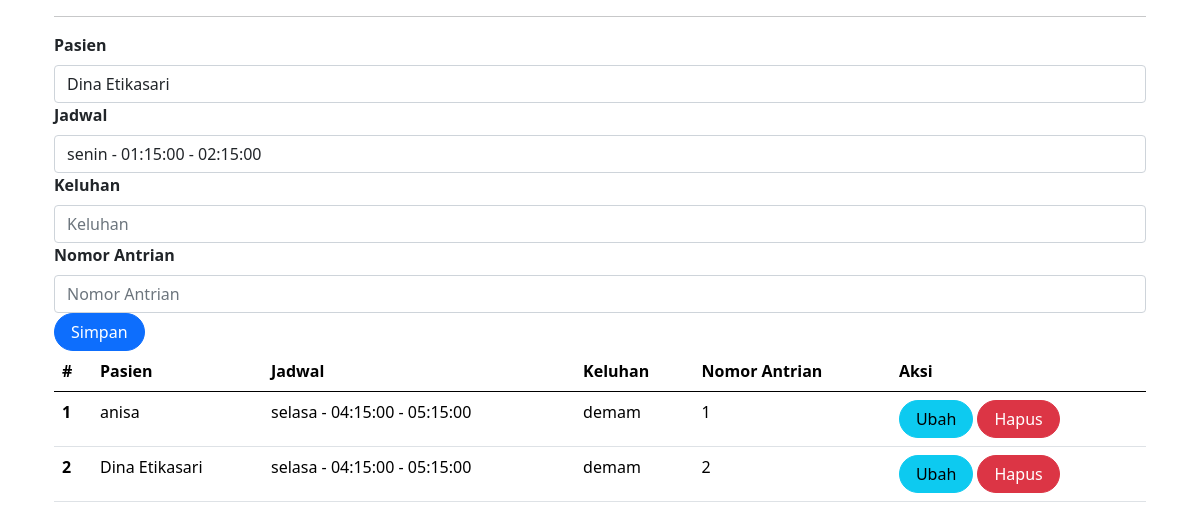
The app's page /pasien/daftar_poli.php (signed in) with its own data.
### tables this page shows
CREATE TABLE `daftar_poli` (
  `id` int(11) UNSIGNED NOT NULL,
  `id_pasien` int(11) UNSIGNED NOT NULL,
  `id_jadwal` int(11) UNSIGNED NOT NULL,
  `keluhan` text NOT NULL,
  `no_antrian` int(11) UNSIGNED NOT NULL
);

CREATE TABLE `pasien` (
  `id` int(10) UNSIGNED NOT NULL,
  `nama` varchar(255) DEFAULT NULL,
  `alamat` varchar(255) DEFAULT NULL,
  `no_ktp` varchar(255) NOT NULL,
  `no_hp` varchar(50) DEFAULT NULL,
  `no_rm` varchar(25) NOT NULL
);

CREATE TABLE `jadwal_periksa` (
  `id` int(11) UNSIGNED NOT NULL,
  `id_dokter` int(11) UNSIGNED NOT NULL,
  `hari` enum('senin','selasa','rabu','kamis','jumat') NOT NULL,
  `jam_mulai` time NOT NULL,
  `jam_selesai` time NOT NULL
);

### pasien/daftar_poli.php (the view, shortened to what this page needs)
<?php
include_once("koneksi.php");
?>
<!DOCTYPE html>
<html lang="en">
<head>
    <link rel="stylesheet" href="assets/css/bootstrap.css">
    <link href="https://cdn.jsdelivr.net/npm/bootstrap@5.0.2/dist/css/bootstrap.min.css"
        rel="stylesheet"
>
</head>
<body>
    <div class="container">
        <hr>
        <form class="row" method="POST" action="" name="myForm" onsubmit="return validate();">
            <?php
            $id_pasien = '';
            $id_jadwal = '';
            $keluhan = '';
            $no_antrian = '';
                ?>
            <div class="form-group">
                <label for="inputPasien" class="form-label fw-bold">Pasien</label>
                <select class="form-control" name="id_pasien" id="inputPasien">
                    <?php
                    $resultPasien = mysqli_query($mysqli, "SELECT * FROM pasien");
                    if ($resultPasien) {
                        while ($dataPasien = mysqli_fetch_array($resultPasien)) {
                            $selectedPasien = ($dataPasien['id'] == $id_pasien) ? 'selected="selected"' : '';
                    ?>
                            <option value="<?php echo $dataPasien['id'] ?>" <?php echo $selectedPasien ?>><?php echo $dataPasien['nama'] ?></option>
                    <?php
                        }
                    } else {
                        echo "Error: " . mysqli_error($mysqli);
                    }
                    ?>
                </select>
            </div>
            <div class="form-group">
                <label for="inputJadwal" class="form-label fw-bold">Jadwal</label>
                <select class="form-control" name="id_jadwal" id="inputJadwal">
                    <?php
                    $resultJadwal = mysqli_query($mysqli, "SELECT * FROM jadwal_periksa");
                    if ($resultJadwal) {
                        while ($dataJadwal = mysqli_fetch_array($resultJadwal)) {
                            $selectedJadwal = ($dataJadwal['id'] == $id_jadwal) ? 'selected="selected"' : '';
                    ?>
                            <option value="<?php echo $dataJadwal['id'] ?>" <?php echo $selectedJadwal ?>><?php echo $dataJadwal['hari'] . " - " . $dataJadwal['jam_mulai'] . " - " . $dataJadwal['jam_selesai'] ?></option>
                    <?php
                        }
                    } else {
                        echo "Error: " . mysqli_error($mysqli);
                    }
                    ?>
                </select>
            </div>
            <div class="form-group">
                <label for="inputKeluhan" class="form-label fw-bold">Keluhan</label>
                <input type="text" class="form-control" name="keluhan" id="inputKeluhan" placeholder="Keluhan" value="<?php echo $keluhan; ?>">
            </div>
            <div class="form-group">
                <label for="inputNoAntrian" class="form-label fw-bold">Nomor Antrian</label>
                <input type="text" class="form-control" name="no_antrian" id="inputNoAntrian" placeholder="Nomor Antrian" value="<?php echo $no_antrian; ?>">
            </div>
            <div class="form-group">
                <button type="submit" class="btn btn-primary rounded-pill px-3" name="simpan">Simpan</button>
            </div>
        </form>
        <table class="table table-hover">
            <thead>
                <tr>
                    <th scope="col">#</th>
                    <th scope="col">Pasien</th>
                    <th scope="col">Jadwal</th>
                    <th scope="col">Keluhan</th>
                    <th scope="col">Nomor Antrian</th>
                    <th scope="col">Aksi</th>
                </tr>
            </thead>
            <tbody>
                <?php
                $resultDaftarPoli = mysqli_query($mysqli, "SELECT * FROM daftar_poli");
                if ($resultDaftarPoli) {
                    $no = 1;
                    while ($dataDaftarPoli = mysqli_fetch_array($resultDaftarPoli)) {
                        $resultPasien = mysqli_query($mysqli, "SELECT * FROM pasien WHERE id = '" . $dataDaftarPoli['id_pasien'] . "'");
                        $resultJadwal = mysqli_query($mysqli, "SELECT * FROM jadwal_periksa WHERE id = '" . $dataDaftarPoli['id_jadwal'] . "'");
                        $dataPasien = mysqli_fetch_array($resultPasien);
                        $dataJadwal = mysqli_fetch_array($resultJadwal);
                ?>
                        <tr>
                            <th scope="row"><?php echo $no++ ?></th>
                            <td><?php echo $dataPasien['nama'] ?></td>
                            <td><?php echo $dataJadwal['hari'] . " - " . $dataJadwal['jam_mulai'] . " - " . $dataJadwal['jam_selesai'] ?></td>
                            <td><?php echo $dataDaftarPoli['keluhan'] ?></td>
                            <td><?php echo $dataDaftarPoli['no_antrian'] ?></td>
                            <td>
                                <a class="btn btn-info rounded-pill px-3" href="daftar_poli.php?id=<?php echo $dataDaftarPoli['id'] ?>">Ubah</a>
                                <a class="btn btn-danger rounded-pill px-3" href="daftar_poli.php?id=<?php echo $dataDaftarPoli['id'] ?>&aksi=hapus">Hapus</a>
                            </td>
                        </tr>
                    <?php
                    }
                } else {
                    echo "Error: " . mysqli_error($mysqli);
                }
                ?>
            </tbody>
        </table>
    </div>
</body>
</html>

### records on screen
daftar_poli: id_pasien.nama "anisa", jadwal_periksa.hari "selasa", jadwal_periksa.jam_mulai "04:15:00", jadwal_periksa.jam_selesai "05:15:00", keluhan "demam", no_antrian "1"
daftar_poli: id_pasien.nama "Dina Etikasari", jadwal_periksa.hari "selasa", jadwal_periksa.jam_mulai "04:15:00", jadwal_periksa.jam_selesai "05:15:00", keluhan "demam", no_antrian "2"

### other values on screen
form field id_pasien "Dina Etikasari"
form field id_jadwal "senin - 01:15:00 - 02:15:00"
